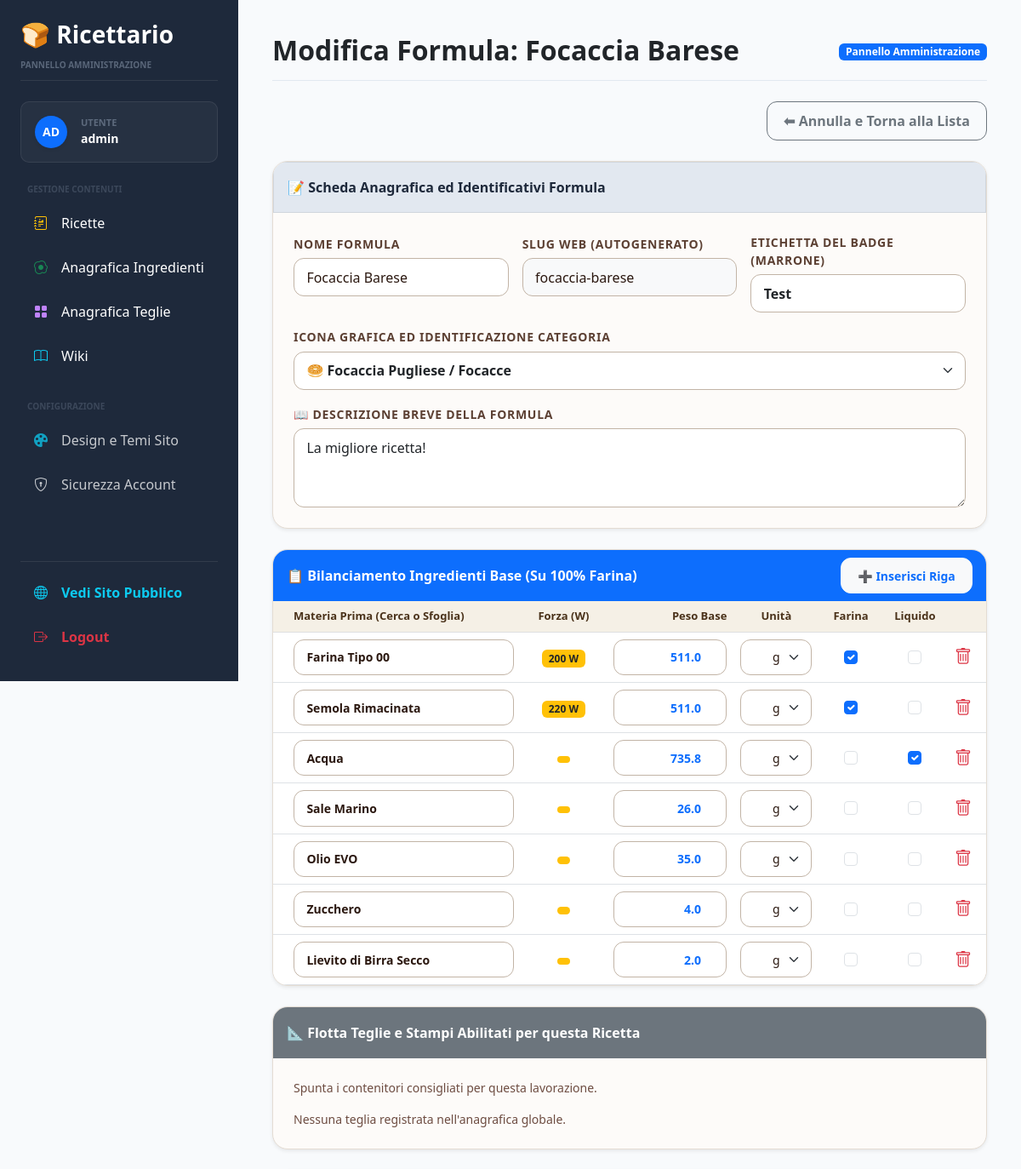
Before: /admin/recipe/1 (signed in, upper part) with the older database file.
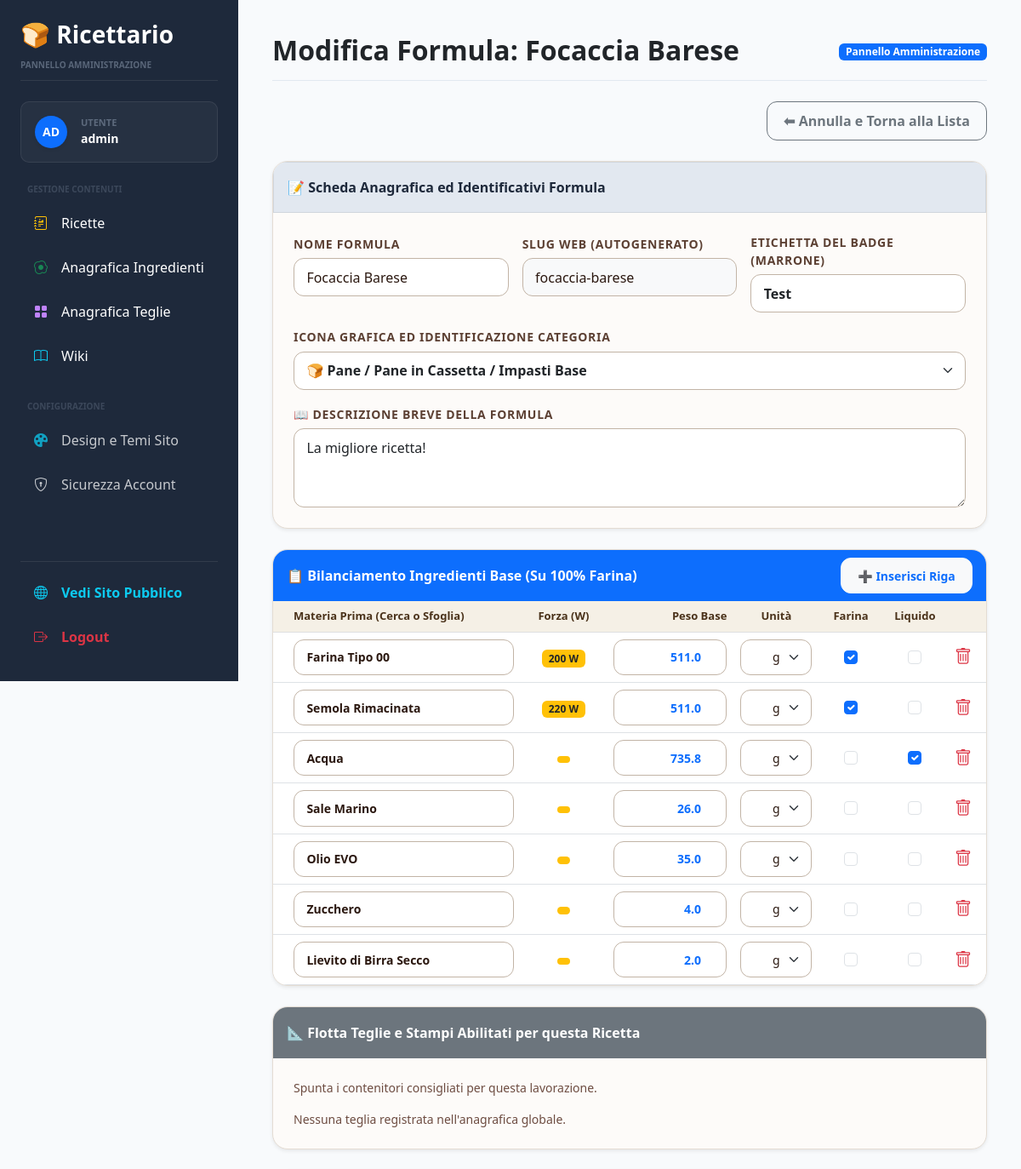
After: the same page with the newer database file.
### models/recipe.py (models this page shows, shortened)
class Recipe(db.Model):
    __tablename__ = "recipes"
    id = db.Column(
        db.Integer,
        primary_key=True
    )
    name = db.Column(
        db.String(255),
        nullable=False
    )
    slug = db.Column(
        db.String(255),
        unique=True,
        nullable=False
    )
    badge_text = db.Column(
        db.String(100),
        nullable=True,
        default="Antica Formula Bilanciata"
    )
    description = db.Column(
        db.Text
    )
    instructions = db.Column(
        db.Text
    )
    image = db.Column(
        db.String(255)
    )
    icon = db.Column(
        db.String(50),
        nullable=False,
        default="bi-journal-text"
    )
    is_published = db.Column(
        db.Boolean,
        default=True
    )
    temp_chiusura = db.Column(
        db.Float,
        nullable=True,
        default=24.0
    )
    tempo_autolisi = db.Column(
        db.Integer,
        nullable=True,
        default=0
    )
    tempo_puntata = db.Column(
        db.Integer,
        nullable=True,
        default=120
    )
    tempo_appretto = db.Column(
        db.Integer,
        nullable=True,
        default=60
    )
    show_chiusura = db.Column(
        db.Boolean,
        default=True
    )
    show_autolysis = db.Column(
        db.Boolean,
        default=True
    )
    show_puntata = db.Column(
        db.Boolean,
        default=True
    )
    puntata_fino_al_raddoppio = db.Column(
        db.Boolean,
        default=False
    )
    show_appretto = db.Column(
        db.Boolean,
        default=True
    )
    fermentation_type = db.Column(
        db.String(50),
        nullable=False,
        default="diretto"  # 'diretto', 'poolish', 'biga'
    )
    preferment_instructions = db.Column(
        db.Text,
        nullable=True
    )
    yeast_ratio = db.Column(
        db.Float,
        nullable=False,
        default=3.0
    )
    yeast_fresh_saved = db.Column(
        db.Float,
        nullable=True,
        default=3.0
    )
    yeast_dry_saved = db.Column(
        db.Float,
        nullable=True,
        default=1.0
    )
    created_at = db.Column(
        db.DateTime,
        default=datetime.utcnow
    )
    updated_at = db.Column(
        db.DateTime,
        default=datetime.utcnow,
        onupdate=datetime.utcnow
    )
    ingredients = db.relationship(
        "RecipeIngredient",
        backref="recipe",
        cascade="all, delete-orphan",
        lazy=True,
        order_by="RecipeIngredient.sort_order"
    )
    features = db.relationship(
        "RecipeFeature",
        backref="recipe",
        cascade="all, delete-orphan",
        lazy=True
    )
    pans = db.relationship(
        "MasterBakeryPan",
        secondary=recipe_pans,
        lazy="subquery",
        backref=db.backref("recipes", lazy=True)
    )

### models/ingredient.py (models this page shows, shortened)
class RecipeIngredient(db.Model):
    __tablename__ = "recipe_ingredients"
    id = db.Column(
        db.Integer,
        primary_key=True
    )
    recipe_id = db.Column(
        db.Integer,
        db.ForeignKey("recipes.id"),
        nullable=False
    )
    name = db.Column(
        db.String(255),
        nullable=False
    )
    quantity = db.Column(
        db.Float,
        nullable=False,
        default=0
    )
    percentage = db.Column(
        db.Float,
        default=0
    )
    unit = db.Column(
        db.String(20),
        default="g"
    )
    is_flour = db.Column(
        db.Boolean,
        default=False
    )
    is_liquid = db.Column(
        db.Boolean,
        default=False
    )
    w_value = db.Column(
        db.Integer,
        nullable=True,
        default=0
    )
    is_optional = db.Column(
        db.Boolean,
        default=False
    )
    sort_order = db.Column(
        db.Integer,
        default=0
    )
    notes = db.Column(
        db.String(255)
    )

### routes/admin.py (the view)
@admin_bp.route("/recipe/<int:id>")
@login_required
def recipe_detail(id):
    recipe = Recipe.query.get_or_404(id)
    ingredients = RecipeIngredient.query.filter_by(
        recipe_id=recipe.id
    ).order_by(
        RecipeIngredient.sort_order
    ).all()
    feature = RecipeFeature.query.filter_by(
        recipe_id=recipe.id
    ).first()
    parameters = RecipeParameter.query.filter_by(
        recipe_id=recipe.id
    ).order_by(
        RecipeParameter.sort_order
    ).all()
    return render_template(
        "admin/recipe_detail.html",
        recipe=recipe,
        ingredients=ingredients,
        feature=feature,
        parameters=parameters
    )

### app.py (called while the page is built)
@login_manager.user_loader
def load_user(user_id):
    return db.session.get(
        User,
        int(user_id)
    )

@app.context_processor
def inject_global_settings():
    setting_record = Setting.query.order_by(Setting.id.desc()).first()
    return dict(
        settings_data=setting_record
    )

### templates/admin/recipe_detail.html (shortened to what the changed rows need)
{% extends "base.html" %}
{% block page_title %}{% if recipe %}Modifica Formula: {{ recipe.name }}{% else %}Inserimento Nuova Formula Bilanciata{% endif %}{% endblock %}
{% block content %}
<form method="post" id="main-recipe-form">
    <div class="card shadow-sm border-0 mb-4">
        <div class="card-body p-4">
            <div class="row g-3">
                <div class="col-md-4">
                    <label class="form-label fw-bold small text-secondary text-uppercase">Nome Formula</label>
                    <input type="text" name="name" id="recipe-name" class="form-control" value="{{ recipe.name if recipe else '' }}" placeholder="es. Focaccia Barese" required>
                </div>
                <div class="col-md-4">
                    <label class="form-label fw-bold small text-secondary text-uppercase">Slug Web (Autogenerato)</label>
                    <input type="text" name="slug" id="recipe-slug" class="form-control bg-light" value="{{ recipe.slug if recipe else '' }}" placeholder="es. focaccia-barese" required>
                </div>
                <div class="col-md-4">
                    <label class="form-label fw-bold small text-danger text-uppercase">Etichetta del Badge (Marrone)</label>
                    <input type="text" name="badge_text" id="recipe-badge-text" class="form-control fw-bold text-dark" value="{{ recipe.badge_text if recipe else 'Antica Formula Bilanciata' }}" placeholder="es. Antica Formula Bilanciata">
                </div>
                <div class="col-md-12 mt-3">
                    <label class="form-label fw-bold small text-secondary text-uppercase">Icona Grafica ed Identificazione Categoria</label>
                    <select name="icon" class="form-select fw-semibold bg-white text-dark">
                        <option value="bi-bread-slice" {% if recipe and recipe.icon == 'bi-bread-slice' %}selected{% endif %}>🍞 Pane / Pane in Cassetta / Impasti Base</option>
                        <option value="bi-circle" {% if recipe and recipe.icon == 'bi-circle' %}selected{% endif %}>🥯 Focaccia Pugliese / Focacce</option>
                    </select>
                </div>
                <div class="col-md-12 mt-3">
                    <label class="form-label fw-bold small text-secondary text-uppercase">📖 Descrizione Breve della Formula</label>
                    <textarea name="description" class="form-control shadow-none fw-medium text-dark" rows="3" placeholder="Scrivi qui il sottotitolo personalizzato della ricetta...">{{ recipe.description if recipe and recipe.description else 'Formula di panificazione bilanciata ad alta precisione.' }}</textarea>
                </div>
            </div>
        </div>
    </div>
    <div class="card shadow-sm border-0 mb-4">
        <div class="card-body p-0">
            <div class="table-responsive">
                <table class="table table-hover align-middle mb-0" id="ingredients-table">
                    <thead class="table-light">
                        <tr class="small text-secondary" style="font-size: 13px;">
                            <th class="ps-4" style="width: 35%;">Materia Prima (Cerca o Sfoglia)</th>
                            <th class="text-center" style="width: 12%;">Forza (W)</th>
                            <th class="text-end" style="width: 18%;">Peso Base</th>
                            <th class="text-center" style="width: 12%;">Unità</th>
                            <th class="text-center" style="width: 9%;">Farina</th>
                            <th class="text-center" style="width: 9%;">Liquido</th>
                            <th class="text-center" style="width: 5%;"></th>
                        </tr>
                    </thead>
                    <tbody id="ingredients-container">
                        {% if ingredients %}
                            {% for ing in ingredients %}
                            <tr class="ingredient-row border-bottom">
                                <td class="ps-4">
                                    <input type="text" name="ing_name[]" class="form-control form-control-sm fw-semibold input-autocomplete-trigger" list="global-master-ingredients" value="{{ ing.name }}" placeholder="Cerca ingrediente..." required>
                                </td>
                                <td class="text-center font-w-container">
                                    <span class="badge bg-warning text-dark fw-bold label-w-display {% if not ing.is_flour or not ing.w_value or ing.w_value == 0 %}d-none{% endif %}" style="font-size: 12px;">
                                        {% if ing.is_flour and ing.w_value and ing.w_value > 0 %}{{ ing.w_value }} W{% endif %}
                                    </span>
                                </td>
                                <td>
                                    <input type="number" name="ing_qty[]" class="form-control form-control-sm text-end fw-bold text-primary" value="{{ ing.quantity }}" step="0.1" required>
                                </td>
                                <td>
                                    <select name="ing_unit[]" class="form-select form-select-sm text-center fw-medium">
                                        <option value="g" {% if ing.unit == 'g' %}selected{% endif %}>g</option>
                                    </select>
                                </td>
                                <td class="text-center">
                                    <input type="checkbox" class="form-check-input input-is-flour" {% if ing.is_flour %}checked{% endif %}>
                                </td>
                                <td class="text-center">
                                    <input type="checkbox" class="form-check-input input-is-liquid" {% if ing.is_liquid %}checked{% endif %}>
                                </td>
                                <td class="text-center pe-3">
                                    <button type="button" class="btn btn-sm btn-link text-danger p-0 btn-remove-row"><i class="bi bi-trash fs-5"></i></button>
                                </td>
                            </tr>
                            {% endfor %}
                        {% endif %}
                    </tbody>
                </table>
            </div>
        </div>
    </div>
</form>
{% endblock %}

Changed rows visible on the page:
changed Recipe "Focaccia Barese": icon "🥯 Focaccia Pugliese / Focacce" → "🍞 Pane / Pane in Cassetta / Impasti Base"
